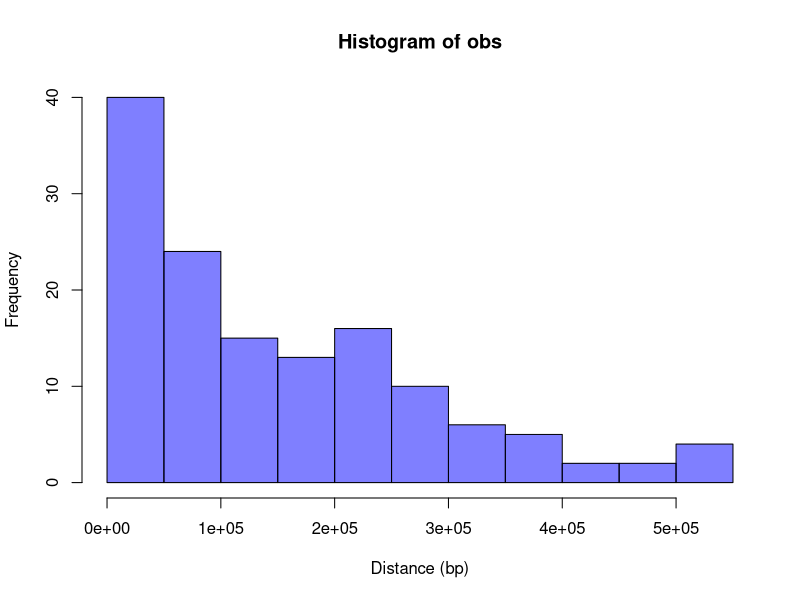
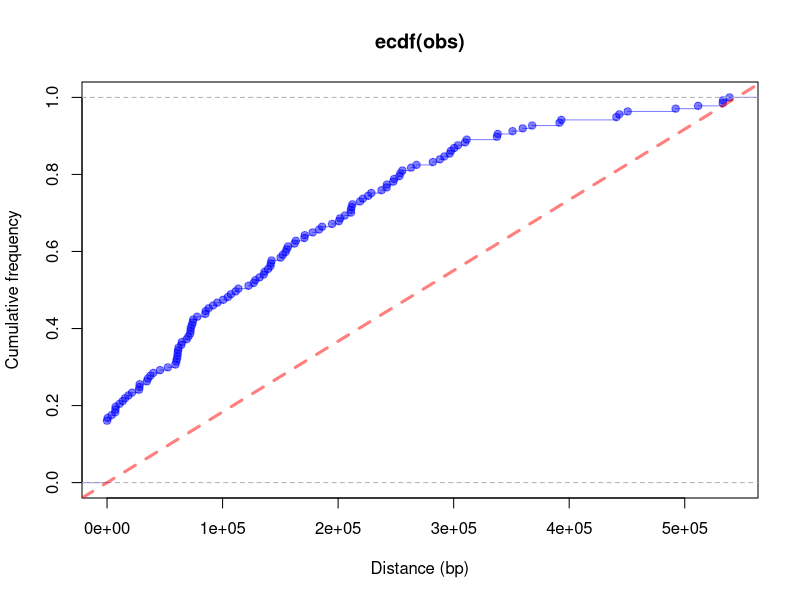
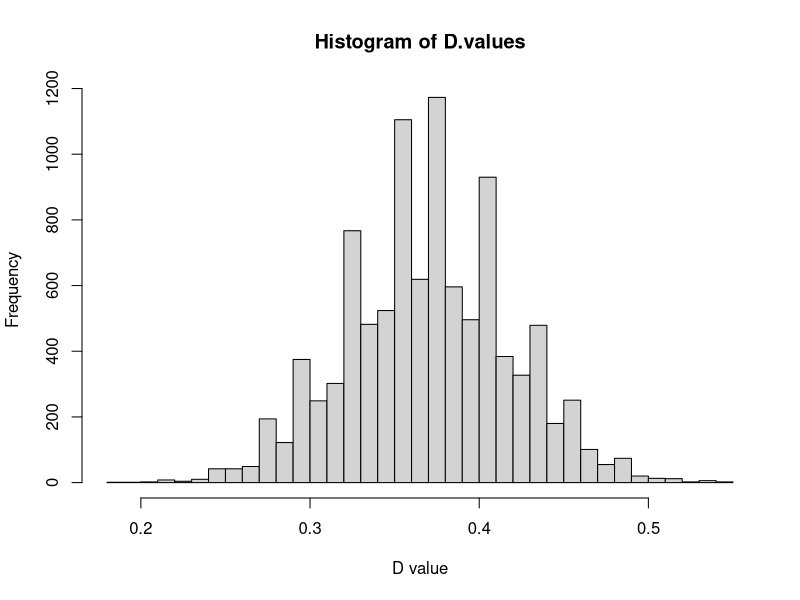
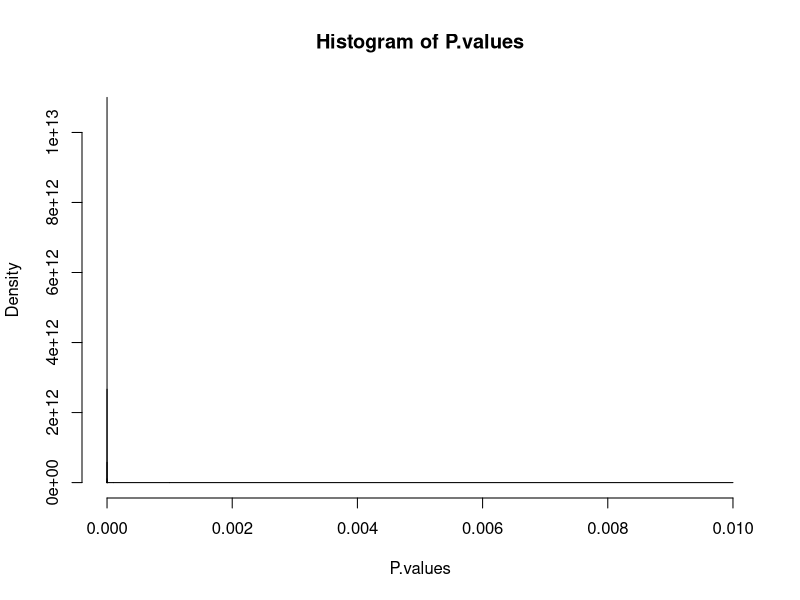
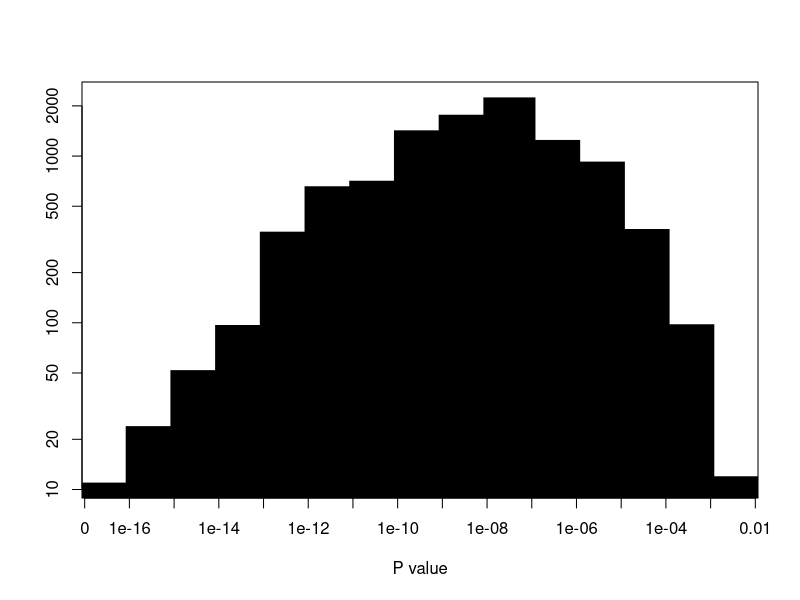

R code for these plots, in order:
## distri-difference-ks-test_example-1.R
##
## Author: Nouri BEN ZAKOUR
## Affiliations: University of Queensland
##

## PURPOSE: Statitical evaluation of the distribution bias of distances between RECs regions and MGEs

##
## ATTENTION: The following script is tailored to suit a particular example. A more generic script is also available. 
## Data used here is specific to the generation of Panel A to D of Figure SX in Petty, Ben Zakour et al. 2014 (submitted).
##


# 1) input list of N real REC-MGE distances between REC and closest MGE we observed in the object "obs"
# N=137 <=> 115 non overlapping REC regions + 22 overlapping REC regions
# real REC-MGE distances were calculated separately

obs <- c(0, 0, 0, 0, 0, 0, 0, 0, 0, 0, 0, 0, 0, 0, 0, 0, 0, 0, 0, 0, 0, 0,170801,186128,211084,242215,253014,303737,337461,350992,
         492157,511598,532941,538831,533200,450664,443420,440807,393183,391627,367958,359850,338173,309913,296565,211592,52655,
         60464,64254,74168,87883,100516,40005,28024,7059,608,21563,45859,74610,78027,171177,212373,126899,113694,95449,85393,18452
         ,7446,3972,13563,27646,28321,34496,35337,37459,59899,60935,61193,61483,61936,70444,71957,154479,156624,163400,128304,7223,
         10852,228755,237573,242053,221465,211032,194760,178056,150238,91789,111287,132009,136389,141773,311311,297727,291897,
         200720,183559,141463,139466,72490,72281,68988,64811,15622,59191,73425,104602,107151,122394,155598,162262,218966,225967,
         253884,255604,263169,267865,282022,288138,300438,248507,247666,205767,201703,152115,142401,135613,85017)


# 2) generate a random set of N distances within the range (0,M) corresponding to all the possible distances observable between a REC and a MGE.
# In other words, we consider the same MGE positions, and we just randomely select REC-MGE distances fitting in the intervals.
# The maximal value M corresponds to the maximal distance a randomly selected REC can be from a real MGE 
# i.e. M = max_MGE-MGE distance between 2 MGEs minus the min REC_size observed, then divided by 2

# In this data, the maximal distance observed is between GI-leuX and PHI1, i.e. 1089739 bp, 
# and the min_REC_size observed is 9 bp

max_MGE_MGE <- 1089739                                  # maximal distance observed between 2 MGEs
min_REC_size <- 9                                       # minimum size of a REC region
M <- as.integer((max_MGE_MGE - min_REC_size)/2)         # maximal distance a randomly selected REC can be from a real MGE
N <- 137                                                # number of REC regions                     
rand <- as.integer(runif(N,0,M))                        # generates a uniformally distributed list of integers


# Selected representations of the input data
# 3.1) Generates panel A "Frequency histogram"

hist(obs, col=rgb(0,0,1,0.5), xlab="Distance (bp)")


# 3.2) Generates panel B "Empirical Cumulative Distribution Function Plots for observed vs theoritical uniform distributions"

plot(ecdf(obs), xlim = range(c(obs,rand)), col=rgb(0,0,1,0.5), xlab = "Distance (bp)", ylab = "Cumulative frequency")
abline(0,1/M, col=rgb(1,0,0,0.5), lwd=3, lty=2)         # theoritical CDF


# 4) Statistical evaluation of the difference (and possibly direction of difference) between the (obs) and (rand) data

# 4.1) Two-sample Kolmogorov–Smirnov test (K-S test)

    # PRINCIPLE: The two-sample Kolmogorov-Smirnov test compares the cumulative distribution of two data sets, 
    # and computes a D value and a P value that depend on the largest discrepancy between distributions. 
    # It is used to test whether two samples are drawn from an identical continuous distributions.
    # The possible values i) "two.sided", ii) "less" and iii) "greater" of alternatives specify the null hypothesis that 
    # the true distribution function of x is i) equal to, ii) not less than or iii) not greater than the hypothesized distribution function 
    # (one-sample case) or the distribution function of y (two-sample case), respectively. 
    # ADVANTAGE: It is a non-parametric test that doesn't assume a particular distribution for the data 
    # except that it should be continuous.
    # CAUTION: ties are not handled, unless data is resampled.

# K-S test without data resampling for preliminary hypothesis testing
    # test 1: null hypothesis is rejected
    # test 2: confirms the alternative = "greater", which includes distributions for which x is stochastically smaller than y 
    # (in other words, the Cumulative Distribution Function of x lies above that of y)

ks.test(obs,rand)
ks.test(obs,rand, alternative="greater")


# 4.2) One-sample K-S test, comparing the observed distribution to the cumulative uniform distribution function ("punif"):
   
# K-S test with data resampling
       
R=9999                                                  # the number of replicates - 1

D.values = numeric(R)                                   # to store the D value results
P.values = numeric(R)                                   # to store the P value results
for(i in 1:R) { 
  obsS = sample(obs, size=N, replace=T)                 # obs data resampling
  randS = as.integer(runif(N,0,M))                      # random data resamling
  kstest <- ks.test(obsS,randS,alternative="greater")   # K-S test
  D.values[i] = kstest$statistic                        # D value stored
  P.values[i] = kstest$p.value                          # P value stored
}


# Generates panel C: "Distribution of P-value for 10,000 replicates"       
hist(D.values, breaks=30, xlab="D value")

# Determine mean and standard deviation for D value       
mean(D.values)  #mean
sd(D.values)    #sd


# Generates panel D: "Distribution of P-value for 10,000 replicates"
       # x-axis changed to a logarithmic scale (log 10)
       
breaks = c(0, 1e-16, 1e-15, 1e-14, 1e-13, 1e-12, 1e-11, 1e-10, 1e-09, 1e-08, 1e-07, 1e-06, 1e-05, 1e-04, 1e-03, 1e-02)
Pvalues_hist <- hist(P.values,
     breaks = c(0, 1e-16, 1e-15, 1e-14, 1e-13, 1e-12, 1e-11, 1e-10, 1e-09, 1e-08, 1e-07, 1e-06, 1e-05, 1e-04, 1e-03, 1e-02))
plot(Pvalues_hist$count, log= "y", type='h', lwd=50, lend=1, lty=1, col="black", xlab="P value", ylab="", xaxt="n")
axis(1,at=0.5:15.5,label=breaks)
       
# Determine mean and standard deviation for P value  
mean(P.values)  #mean
sd(P.values)    #sd
